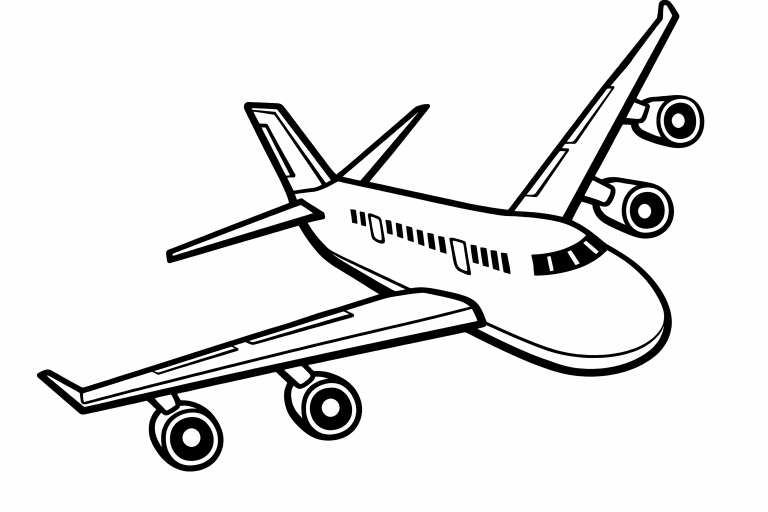
#> input picture src/funstuff/img/plane.png, 1536 x 1024 px (shown at 1/2 size)
$ python birthday_travel.py
#> lines starting #> are read from the running program, lines starting #| are printed output that depends on the picture; after the words box and inside, x2 and y2 are one past the last pixel; in counts of white or black regions, pixels touching at a corner belong together
import numpy as np
from wordcloud import WordCloud, STOPWORDS
from PIL import Image
import matplotlib.pyplot as plt
import random

hsl_arr = [
    "hsl(342, 75%, 62%)",
    "hsl(24, 64%, 45%)",
    "hsl(147, 50%, 47%)",
    "hsl(156, 60%, 27%)",
    "hsl(39, 100%, 50%)",
    "hsl(247, 53%, 58%)"
]

def color_func(word, font_size, position, orientation, random_state=None, **kwargs):
    return hsl_arr[random.randint(0, 5)]

text = {
    'Krishna': 39, '50th': 21, 'Birthday': 21, 'Happy': 21,
     'voyager': 7, 'cricket': 7, 'helping': 7,
    'foodie': 7, 'reliable': 7, 'travel': 7, 'free-spirit': 7, 'practical': 7,
     'trustworthy': 7, 'jetsetter': 7, 'truthful': 7,
    'explorer': 7, 'kind': 7, 'funny': 7}

more_words = { 'globetrotter': 7,'wonderful': 7, 'resourceful': 7,
    'beaches': 7,
    'mountains': 7,
    'islands': 7,
    'sunsets': 7,
    'vacations': 7,
    'holidays': 7,
    'getaways': 7,
    'resorts': 7,
    'cruises': 7,
    'roadtrips': 7,
    'sightseeing': 7,
    'landmarks': 7,
    'cities': 7,
    'coastlines': 7,
    'nature': 7,
    'scenery': 7,
    'cafes': 7,
    'retreat': 7,
    'leisure': 7,
    'serenity': 7,
    'calm': 7,
    'peace': 7,
    'breeze': 7,
    'adventures': 7,
    'routes': 7,
    'maps': 7,
    'flights': 7,
    'hotels': 7,
    'journeys': 7,
    'sunrise':7
}

text.update(more_words)
# 8 x 12 inches at 300 DPI = 2400 x 3600 px
W, H = 2400, 3600

# page-wide drawable area
mask = np.zeros((H, W), dtype=np.uint8)

# plane size scaled for tall poster layout
plane_w, plane_h = 1700, 1700

travel = Image.open("img/plane.png").convert("L")
travel = travel.resize((plane_w, plane_h))
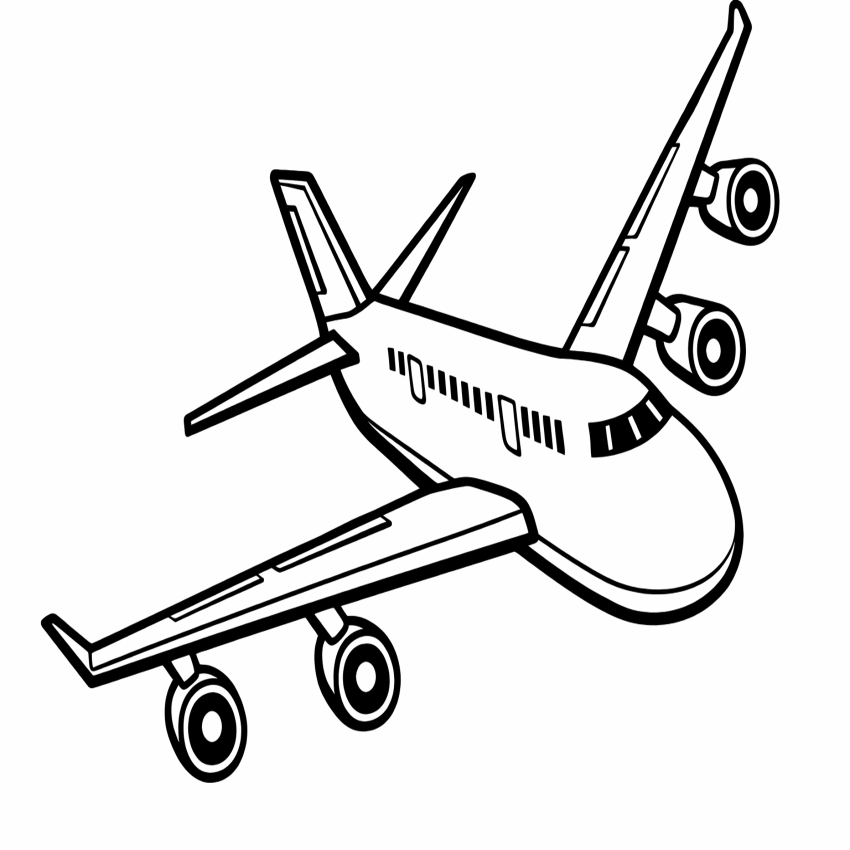
#> travel: PIL image 1700x1700 L (shown at 1/2 size); min 0, max 255, mean 229.8
travel_arr = np.array(travel)

# white = blocked, black = drawable
travel_hole = np.where(travel_arr < 200, 255, 0).astype(np.uint8)
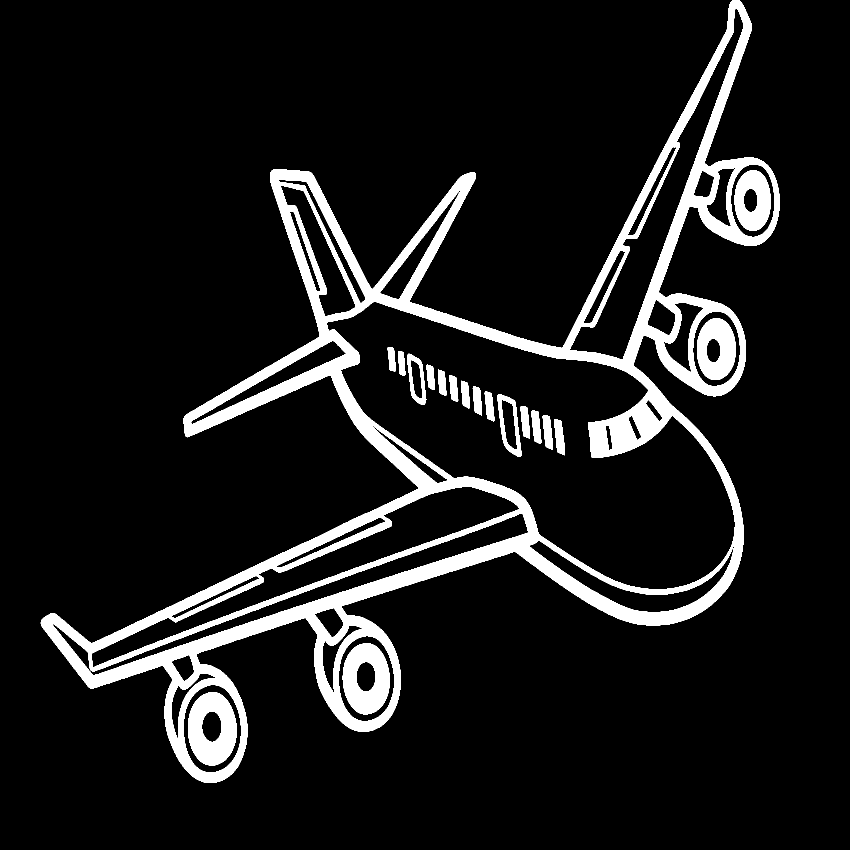
#> travel_hole: shape (1700, 1700) (shown at 1/2 size); 10.1% white; 19 white regions, largest, box (x1, y1, x2, y2) and area: (81, 0, 1560, 1566) 247552, (376, 1384, 473, 1531) 9497, (685, 1286, 780, 1429) 8863

# center the plane
x = (W - plane_w) // 2
y = (H - plane_h) // 2
mask[y:y+plane_h, x:x+plane_w] = travel_hole
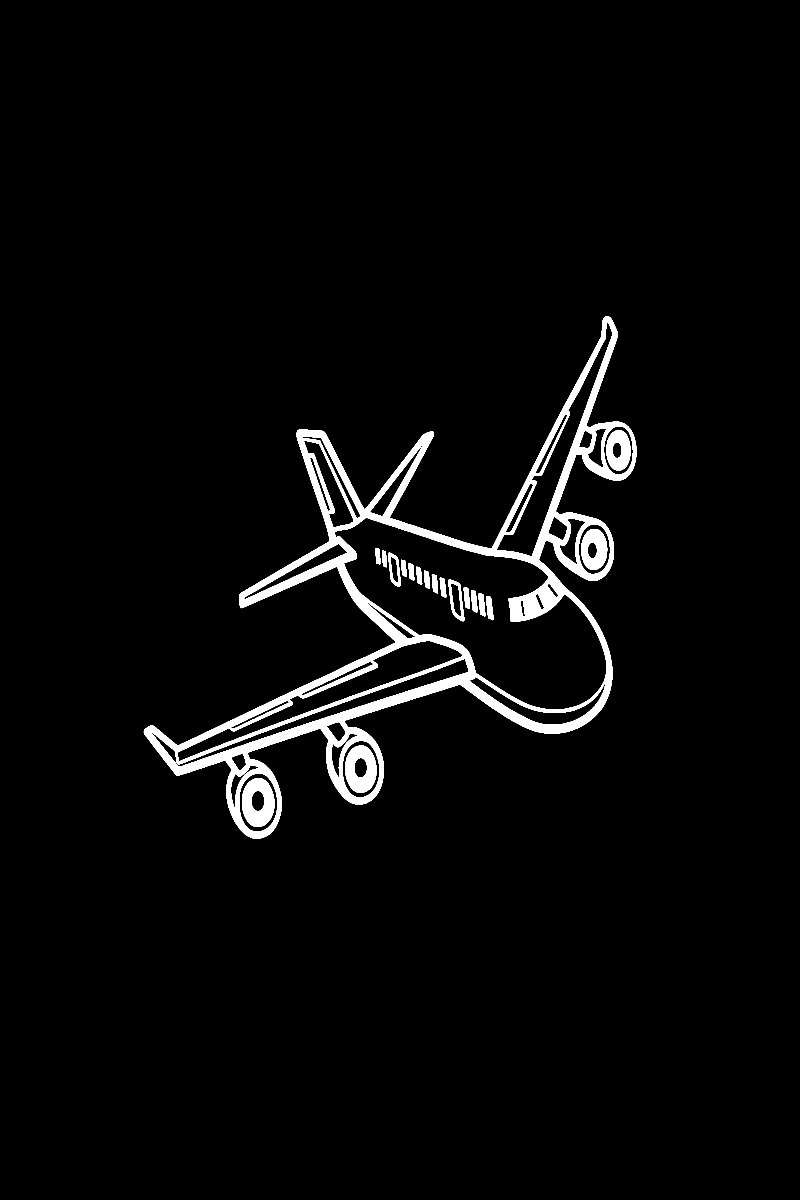
#> mask: shape (3600, 2400) (shown at 1/3 size); 3.4% white; 19 white regions, largest, box (x1, y1, x2, y2) and area: (431, 950, 1910, 2516) 247552, (726, 2334, 823, 2481) 9497, (1035, 2236, 1130, 2379) 8863

#> (the run stopped early here; a loop or call above may not have finished)
